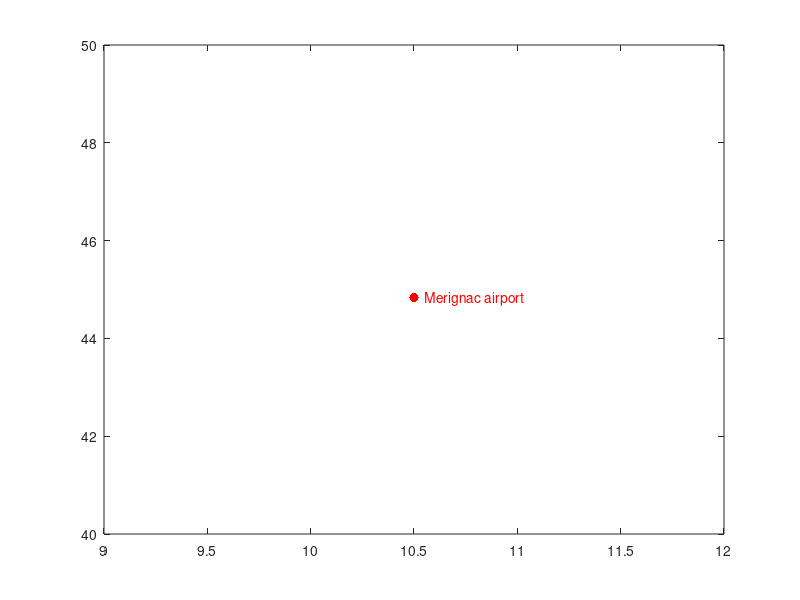

MATLAB code for this plot: (Note: this script raises an error after producing the figure.)
clear all;
close all;

trames = load('trames_20141120.mat');
trames_test = trames.trames_20141120;

registres = [];     % r?pertoire des registres

%% La fonction plot_google_map affiche des longitudes/lattitudes en degr? d?cimaux,
%MER_LON = -0.710648; % Longitude de l'a?roport de M?rignac
MER_LON = 10.5;
MER_LAT = 44.836316; % Latitude de l'a?roport de M?rignac

figure(1);
plot(MER_LON,MER_LAT,'.r','MarkerSize',20);% On affiche l'a?roport de M?rignac sur la carte
text(MER_LON+0.05,MER_LAT,'Merignac airport','color','r')
plot_google_map('MapType','terrain','ShowLabels',0) % On affiche une carte sans le nom des villes

xlabel('Longitude en degr?');
ylabel('Lattitude en degr?');

hold on;

%% Mise ? jour des registres
for k = 1:size(trames_test,2)
    
    trame_test = transpose(trames_test(:,k));
    detected = 0;
    trace = 0;
    adresse = decodage_adresse(trame_test);
    
    % on regarde si on a d?j? r?pertori? cet avion
    for i = 1:length(registres)
        if strcmp(registres(i).adresse, adresse)
            detected = 1;
            registres(i) = bit2registre(trame_test, registres(i));
            break;
        end
    end
    
    % sinon on cr?e un nouveau registre
    if ~detected
        registre = struct('immatriculation', [], 'adresse', [], 'format', [], 'type', [], 'nom', [], 'altitude',[], ...
                          'timeFlag', [], 'cprFlag', [], 'latitude', [], 'longitude', [], 'trajectoire', [], 'plot1', [], 'plot2', [], 'plot3', []);
        registre = bit2registre(trame_test, registre);
        
        % si pas d'erreur CRC, on l'ajoute dans le r?pertoire des registres
        if (~isempty(registre.adresse))
            registres = [registres, registre];
            i = length(registres);
        end
    end
    
    if (~isempty(registres(i).trajectoire))
        % si le registre a une trajectoire, on la (re)trace
        longitudes = registres(i).trajectoire(1,:);
        latitudes = registres(i).trajectoire(2,:);
        
        PLANE_LON = longitudes(end);    % Longitude de l'avion
        PLANE_LAT = latitudes(end);     % Latitude de l'avion
        
        if (~isempty(registres(i).plot1) && ~isempty(registres(i).plot2) && ~isempty(registres(i).plot3))
            % on enl?ve ce qui a d?j? ?t? trac?
            delete(registres(i).plot1);
            delete(registres(i).plot2);
            delete(registres(i).plot3);
        end
        
        % si l'avion n'a pas d'immatriculation, on affiche son adresse
        if (~isempty(registres(i).immatriculation))
            Id_airplane = registres(i).immatriculation;
        else
            Id_airplane = registres(i).adresse;
        end

        points = fnplt(cscvn([longitudes;latitudes]));
        
        % finalement, on affiche les informations n?cessaires
        registres(i).plot1 = plot(points(1,:),points(2,:), 'b:');
        registres(i).plot2 = plot(PLANE_LON,PLANE_LAT,'*b', 'MarkerSize', 8);
        registres(i).plot3 = text(PLANE_LON+0.1,PLANE_LAT,Id_airplane,'color','b');  
    end
end